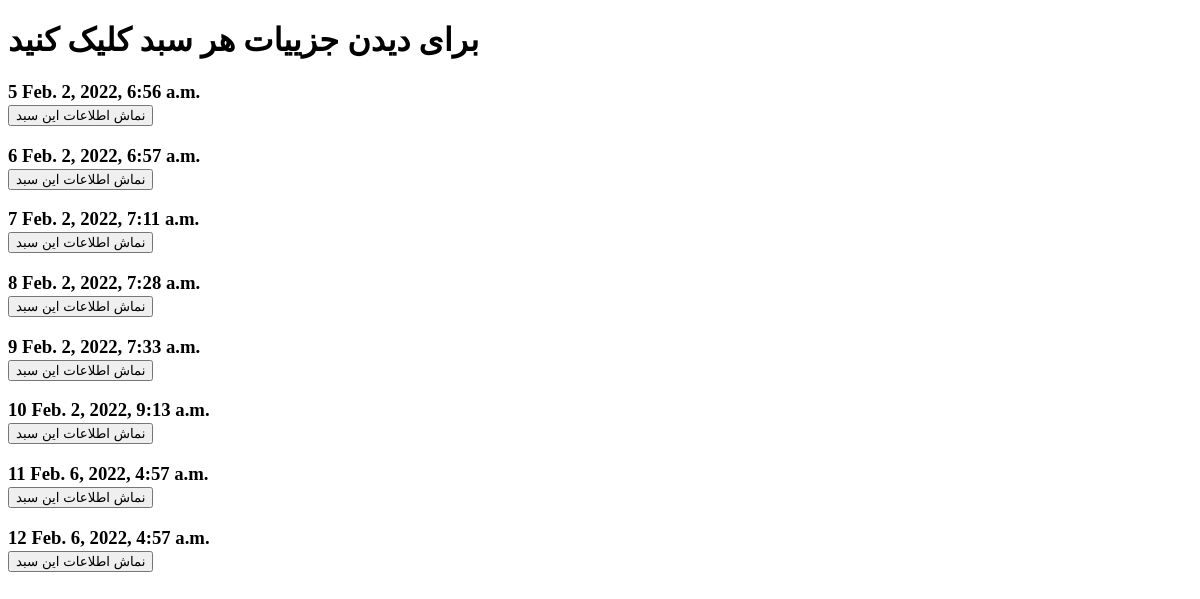
Before: /history (signed in) with the older database file.
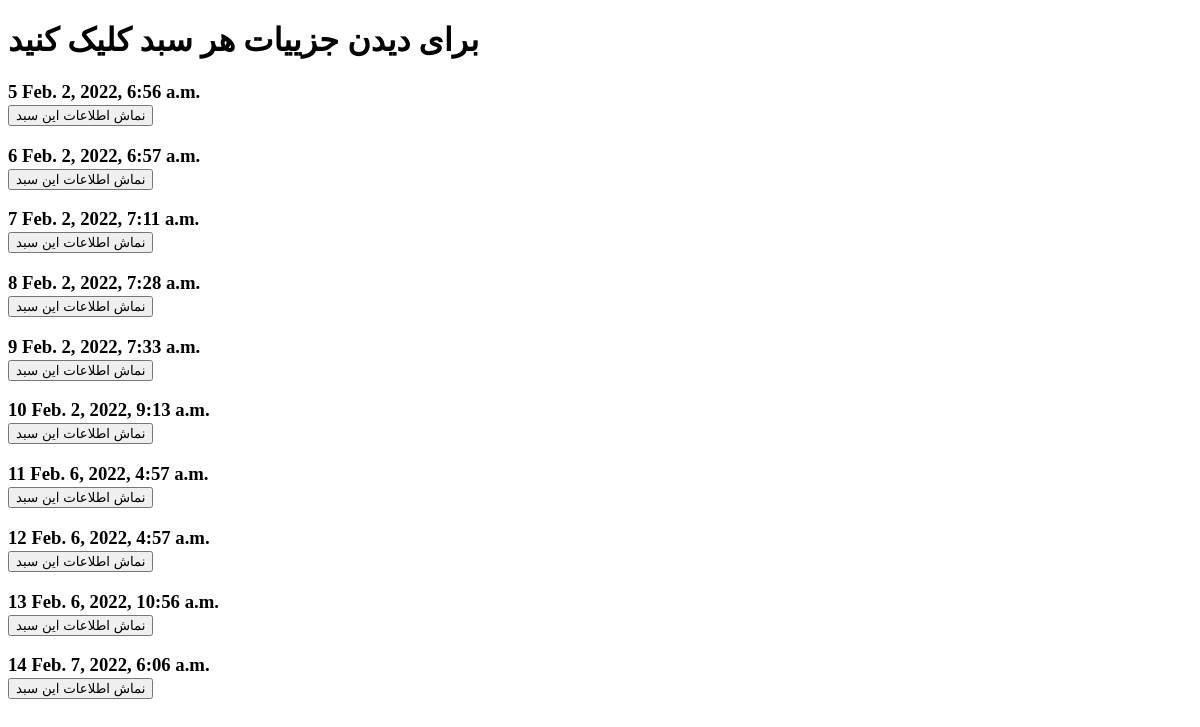
After: the same page with the newer database file.
### BascektShop/models.py (models this page shows)
class FinalBasket(models.Model):
    user = models.ForeignKey(User, on_delete=models.PROTECT)
    date = models.DateTimeField()

### history/views.py (the view)
# urls.py: path('history', ShowHistory.as_view(), name='history'),
class ShowHistory(View):
    def get(self, request):
        user_id = request.user
        qs = FinalBasket.objects.filter(user_id=user_id)
        ctx = {"data": qs}
        return render(request, 'history.html', ctx)

### templates/history.html (shortened to what this page needs)
<!DOCTYPE html>
<html lang="en">
<head>
</head>
<body>
    <h1>برای دیدن جزییات هر سبد کلیک کنید</h1>
{% for elm in data %}
    <h3>
        {{ elm.id }} {{ elm.date }}
        <form action="{% url "history-detail" %}" method="GET">
            <input type='submit' value="نماش اطلاعات این سبد"></input>
        </form>
    </h3>
{% endfor %}
</body>
</html>

Changed rows visible on the page:
added FinalBasket: id "13", date "Feb. 6, 2022, 10:56 a.m."
added FinalBasket: id "14", date "Feb. 7, 2022, 6:06 a.m."
